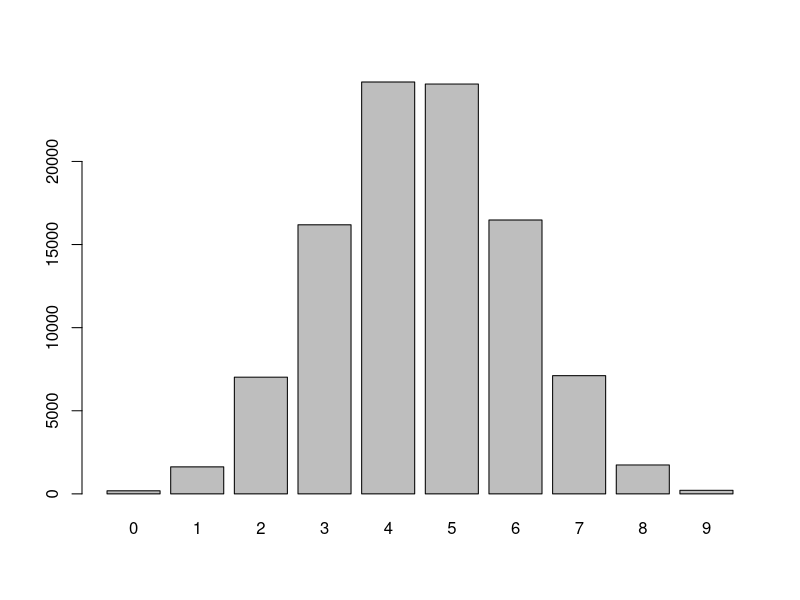
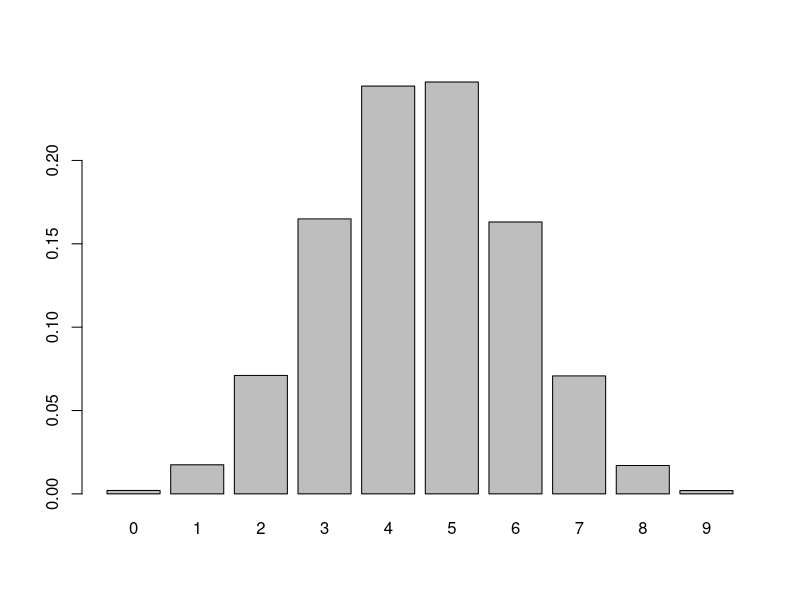

These figures' R source, in order:
# Matthew L. Pergolski
# IST 772
# Dr. Block

############################################################
  
  #The homework for week two is exercises 1 and 2 on page 35, as well as problems 6, 7, and 8 on page 36.
  
  #1 ############################################################
  
        #flipping coin one trial of 9 occurences
        rbinom(1, 9, .5)
        table(rbinom(1, 9, .5))
   
        #repeating process 100,000 times
        table(rbinom(100000, 9, .5))
  
  
  #2  ############################################################
        
        
        #generating barplot
        barplot(table(rbinom(100000, 9, .5)))
        
        #generating probabilities
        table(rbinom(100000, 9, .5))/100000
        barplot(table(rbinom(100000, 9, .5))/100000)
        cumsum(table(rbinom(100000, 9, .5))/100000)
  
        
  #6  ############################################################
          
        #making contingency matrix without knowing cell values
        students <- matrix(c(0,0,0,0), ncol = 2, byrow =  TRUE)
        students
        colnames(students) <- c('High School', 'College')
        students
        rownames(students) <- c('PASS', 'FAIL')
        students
        
        #update contingency table with know values -- 3 college students failed
        students <- matrix(c(33,47,17,3), ncol = 2, byrow =  TRUE)
        students
        colnames(students) <- c('High School', 'College')
        students
        rownames(students) <- c('PASS', 'FAIL')
        students
        
        #marginal totals
        margin.table(students)
        margin.table(students, 1)
        margin.table(students, 2)
        
        #create probability table and perform marginal totals
        prob.students <- as.table(students/margin.table(students))
        prob.students
        margin.table(prob.students)
        margin.table(prob.students, 1)
        margin.table(prob.students, 2)
        
        #pass rate for H.S. students (normalize values)
        prob.students
        prob.students[,1]
        prob.students[,1]/sum(prob.students[,1])
        
  
  #7  ############################################################
      
      #creating homes matrix 
      homes <- matrix(c(93933, 2, 5996, 69), ncol = 2, byrow = TRUE)
      homes 
      
      #column and row names
      colnames(homes) <- c('Not Repossessed', 'Repossessed')  
      homes  
      rownames(homes) <- c('PASS', 'FAIL')      
      homes 
      
      #margin totals (non-probabilities)
      margin.table(homes)
      margin.table(homes, 1)
      margin.table(homes, 2)
  
      #margin totals (with probabilities)
      homes.prob.table <- homes/margin.table(homes) 
      homes.prob.table  
      margin.table(homes.prob.table)
      margin.table(homes.prob.table, 1)
      margin.table(homes.prob.table, 2) 
      homes.prob.table
      
      #calculating answer to question -- normalizing values
      homes.prob.table
      homes.prob.table[,1]
      sum(homes.prob.table[,1])
      homes.prob.table[,1]/sum(homes.prob.table[,1])
   
      
  #8  ############################################################   
      
      #using same tables as above, only normalizing different values
      homes.prob.table
      homes.prob.table[2,]
      sum(homes.prob.table[2,])
      homes.prob.table[2,]/sum(homes.prob.table[2,])
      
      
